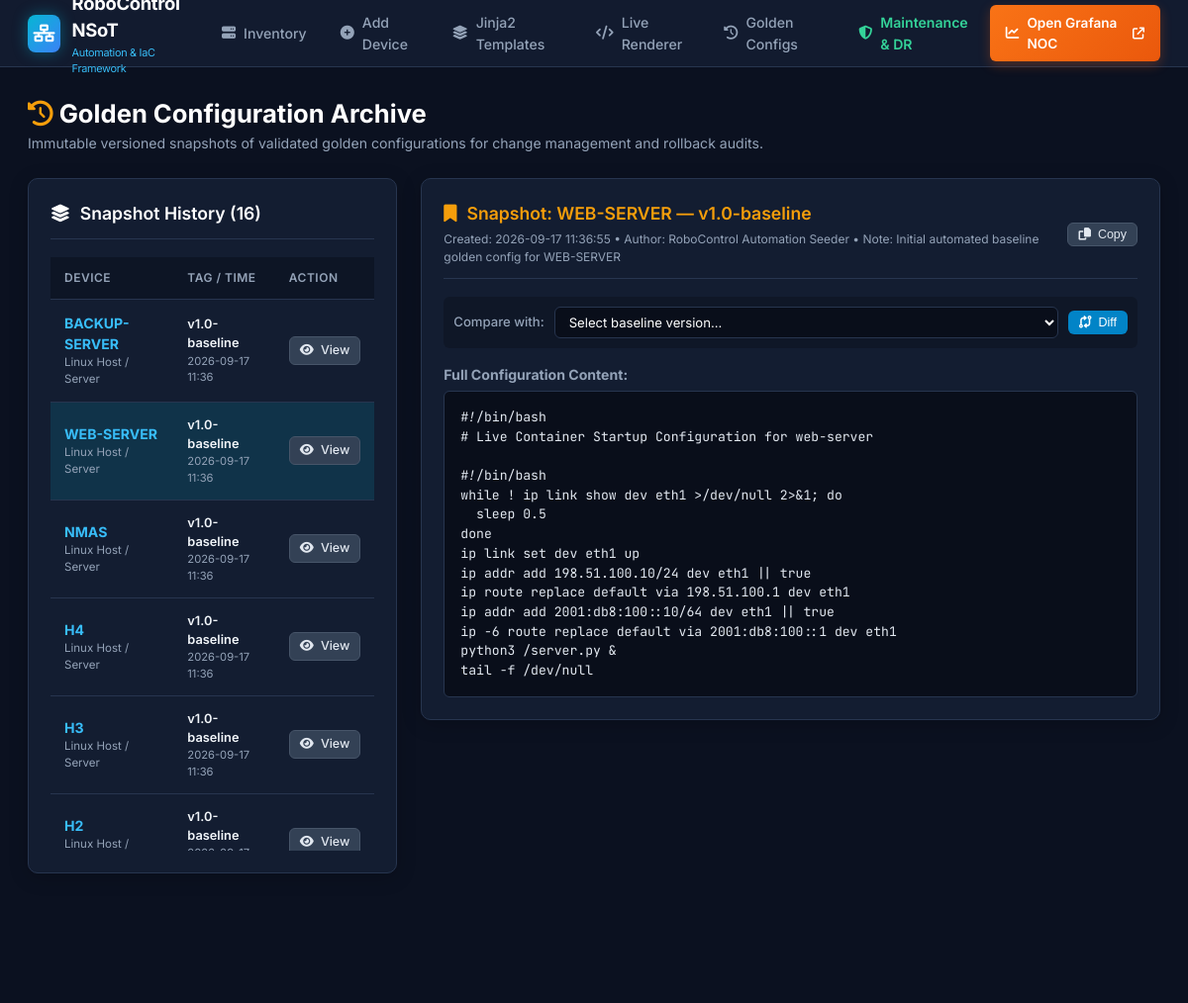
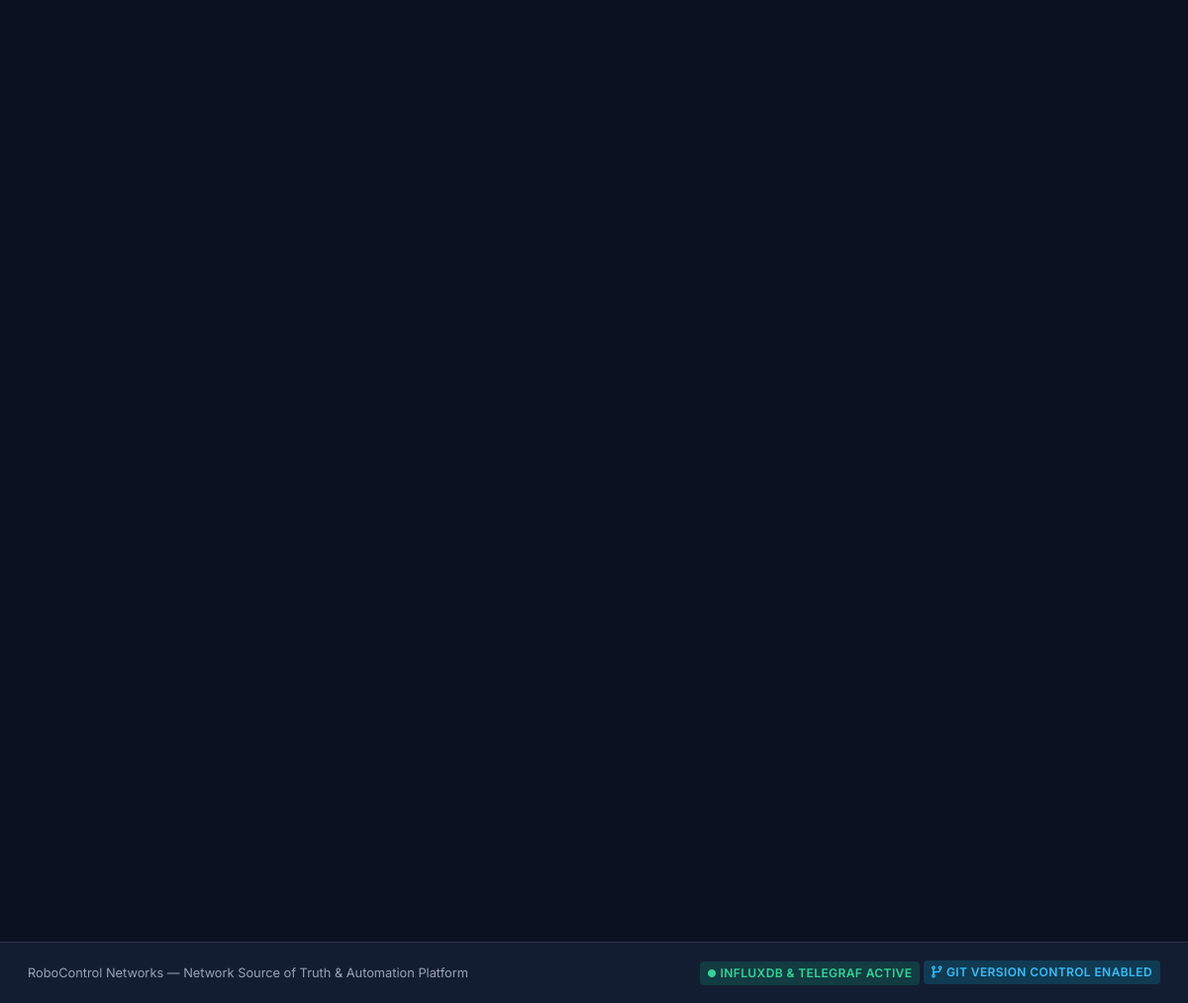
Screenshot of /golden-configs/?id=15 with the database file from the repository (2 pictures, top to bottom).
### automation/models.py (models this page shows, shortened)
class GoldenConfig(models.Model):
    device = models.ForeignKey(Device, on_delete=models.CASCADE, related_name='golden_configs')
    version_tag = models.CharField(max_length=64)
    timestamp = models.DateTimeField(auto_now_add=True)
    config_content = models.TextField()
    change_summary = models.CharField(max_length=255, default="Baseline Golden Config Snapshot")
    created_by = models.CharField(max_length=64, default="Network Automation Engine")
    class Meta:
        ordering = ['-timestamp']

class Device(models.Model):
    DEVICE_TYPES = [
        ('router', 'Router'),
        ('switch', 'Switch'),
        ('host', 'Host'),
        ('nmas', 'NMAS Station'),
        ('server', 'Internet Web Server'),
        ('backup', 'Backup Node'),
    ]
    VENDORS = [
        ('arista', 'Arista cEOS'),
        ('cisco_nxos', 'Cisco NX-OS 9000v'),
        ('cisco_xrv', 'Cisco IOS-XRv 9000'),
        ('sonic', 'SONiC VS (sonic-vs)'),
        ('linux', 'Linux Host / Server'),
    ]
    TIERS = [
        ('distribution', 'Tier 1: Distribution Routers (R1-R2)'),
        ('asbr', 'Tier 2: ASBR Core Routers (R3-R4)'),
        ('pe_router', 'Tier 3: PE WAN Gateway (R5)'),
        ('access_switch', 'Tier 4: Access Switches (S1-S2)'),
        ('core_switch', 'Tier 5: Core Backbone Switches (S3-S4)'),
        ('host', 'End Host (H1-H4)'),
        ('management', 'Management & Automation'),
    ]
    name = models.CharField(max_length=64, unique=True, verbose_name="Hostname / Device Name")
    device_type = models.CharField(max_length=32, choices=DEVICE_TYPES, default='router')
    vendor = models.CharField(max_length=64, choices=VENDORS, default='arista')
    tier = models.CharField(max_length=64, choices=TIERS, default='distribution')
    role = models.CharField(max_length=255, blank=True, verbose_name="Deployment Role")
    public_ip = models.CharField(max_length=64, blank=True, null=True, verbose_name="Public / WAN IP")
    private_ip = models.CharField(max_length=64, blank=True, null=True, verbose_name="Private IP")
    mgmt_ip = models.CharField(max_length=64, blank=True, null=True, verbose_name="Management IP")
    status = models.CharField(max_length=32, default='Online')
    routing_protocols = models.CharField(max_length=128, blank=True, default="OSPF", verbose_name="Routing Protocol(s)")
    bgp_asn = models.IntegerField(blank=True, null=True, verbose_name="BGP Local ASN")
    router_id = models.CharField(max_length=64, blank=True, null=True, verbose_name="Router ID")
    interface_ips = models.TextField(blank=True, verbose_name="Interface IPs / Descriptions")
    vlans = models.CharField(max_length=128, blank=True, verbose_name="VLANs (e.g. 10,20,30)")
    custom_config_yaml = models.TextField(blank=True, verbose_name="YAML Data Model")
    running_config = models.TextField(blank=True, verbose_name="Live Running Configuration")
    template_name = models.CharField(max_length=128, blank=True, default="r1_r2.j2", verbose_name="Jinja2 Template File")
    uploaded_config_file = models.FileField(upload_to='uploaded_configs/', blank=True, null=True, verbose_name="Uploaded Running Config File")
    uploaded_template_file = models.FileField(upload_to='uploaded_templates/', blank=True, null=True, verbose_name="Uploaded Jinja2 Template File")
    last_config_pulled_at = models.DateTimeField(blank=True, null=True)
    created_at = models.DateTimeField(auto_now_add=True)
    updated_at = models.DateTimeField(auto_now=True)
    class Meta:
        ordering = ['name']

### automation/views.py (the view, shortened to what this page needs)
# urls.py: path('golden-configs/', views.golden_configs_list_view, name='golden_configs'),
def golden_configs_list_view(request):
    golden_configs = GoldenConfig.objects.select_related('device').all()
    selected_gc = None
    diff_output = None
    gc_id = request.GET.get('id')
    compare_id = request.GET.get('compare')
    if gc_id:
        selected_gc = get_object_or_404(GoldenConfig, id=gc_id)
    context = {
        'golden_configs': golden_configs,
        'selected_gc': selected_gc,
        'diff_output': diff_output,
    }
    return render(request, 'automation/golden_configs.html', context)

### templates/automation/golden_configs.html (shortened to what this page needs)
{% extends 'automation/base.html' %}
{% block content %}
<div style="margin-bottom: 24px;">
  <h1 style="font-size: 1.6rem; font-weight: 700; color: #ffffff;">
    <i class="fa-solid fa-clock-rotate-left" style="color: var(--accent-amber);"></i> Golden Configuration Archive
  </h1>
  <p style="color: var(--text-muted); font-size: 0.88rem;">Immutable versioned snapshots of validated golden configurations for change management and rollback audits.</p>
</div>
<div style="display: grid; grid-template-columns: 1fr 2fr; gap: 24px;">
  <div class="card">
    <div class="card-header">
      <div class="card-title"><i class="fa-solid fa-layer-group"></i> Snapshot History ({{ golden_configs.count }})</div>
    </div>
    <div class="table-responsive" style="max-height: 600px; overflow-y: auto;">
      <table>
        <thead>
          <tr>
            <th>Device</th>
            <th>Tag / Time</th>
            <th>Action</th>
          </tr>
        </thead>
        <tbody>
          {% for gc in golden_configs %}
          <tr {% if selected_gc and selected_gc.id == gc.id %}style="background: rgba(6, 182, 212, 0.15);"{% endif %}>
            <td>
              <strong style="color: #38bdf8;">{{ gc.device.name|upper }}</strong>
              <div style="font-size: 0.72rem; color: var(--text-muted);">{{ gc.device.get_vendor_display }}</div>
            </td>
            <td>
              <div style="font-weight: 600; font-size: 0.8rem; color: #f1f5f9;">{{ gc.version_tag }}</div>
              <div style="font-size: 0.7rem; color: var(--text-muted);">{{ gc.timestamp|date:"Y-m-d H:i" }}</div>
            </td>
            <td>
              <a href="?id={{ gc.id }}" class="btn btn-secondary btn-sm" title="Inspect Snapshot">
                <i class="fa-solid fa-eye"></i> View
              </a>
            </td>
          </tr>
          {% empty %}
          <tr>
            <td colspan="3" style="text-align: center; color: var(--text-muted); padding: 20px;">No golden configs captured yet.</td>
          </tr>
          {% endfor %}
        </tbody>
      </table>
    </div>
  </div>
  <div>
    {% if selected_gc %}
      <div class="card">
        <div class="card-header">
          <div>
            <div class="card-title" style="color: var(--accent-amber);">
              <i class="fa-solid fa-bookmark"></i> Snapshot: {{ selected_gc.device.name|upper }} &mdash; {{ selected_gc.version_tag }}
            </div>
            <div style="font-size: 0.75rem; color: var(--text-muted); margin-top: 4px;">
              Created: {{ selected_gc.timestamp|date:"Y-m-d H:i:s" }} &bull; Author: {{ selected_gc.created_by }} &bull; Note: {{ selected_gc.change_summary }}
            </div>
          </div>
          <div>
            <button class="btn btn-secondary btn-sm" onclick="navigator.clipboard.writeText(document.getElementById('gcContent').innerText); alert('Golden config copied!');">
              <i class="fa-solid fa-copy"></i> Copy
            </button>
          </div>
        </div>
        <form method="get" style="display: flex; gap: 10px; align-items: center; margin-bottom: 16px; background: rgba(0,0,0,0.2); padding: 10px; border-radius: 6px;">
          <label style="margin: 0; font-size: 0.82rem; color: var(--text-muted); white-space: nowrap;">Compare with:</label>
          <select name="compare" class="form-control" style="padding: 6px 10px; font-size: 0.82rem;">
            <option value="">Select baseline version...</option>
          </select>
          <button type="submit" class="btn btn-primary btn-sm"><i class="fa-solid fa-code-compare"></i> Diff</button>
        </form>
        <h4 style="font-size: 0.88rem; color: var(--text-muted); margin-bottom: 6px;">Full Configuration Content:</h4>
        <pre class="code-box" id="gcContent"><code>{{ selected_gc.config_content }}</code></pre>
      </div>
    {% endif %}
  </div>
</div>
{% endblock %}

### templates/automation/base.html (style rules this page uses)
:root { --bg-main: #0b1120; --bg-card: #131d31; --bg-card-hover: #1e293b; --border-color: #27354f; --text-main: #f1f5f9; --text-muted: #94a3b8; --accent-cyan: #06b6d4; --accent-teal: #10b981; --accent-blue: #3b82f6; --accent-purple: #8b5cf6; --accent-amber: #f59e0b; --accent-red: #ef4444; }
* { box-sizing: border-box; margin: 0; padding: 0; }
body { font-family: 'Inter', -apple-system, BlinkMacSystemFont, sans-serif; background-color: var(--bg-main); color: var(--text-main); line-height: 1.5; min-height: 100vh; display: flex; flex-direction: column; }
.card { background: var(--bg-card); border: 1px solid var(--border-color); border-radius: 10px; padding: 22px; margin-bottom: 24px; box-shadow: 0 4px 20px rgba(0, 0, 0, 0.2); }
.card-header { display: flex; justify-content: space-between; align-items: center; margin-bottom: 18px; padding-bottom: 12px; border-bottom: 1px solid var(--border-color); }
.card-title { font-size: 1.1rem; font-weight: 600; color: #ffffff; display: flex; align-items: center; gap: 10px; }
.btn { display: inline-flex; align-items: center; gap: 7px; padding: 8px 16px; border-radius: 6px; font-size: 0.85rem; font-weight: 500; cursor: pointer; text-decoration: none; border: 1px solid transparent; transition: all 0.2s ease; }
.btn-primary { background: #0284c7; color: #ffffff; }
.btn-secondary { background: #334155; color: #e2e8f0; border-color: #475569; }
.btn-sm { padding: 4px 10px; font-size: 0.78rem; }
.table-responsive { overflow-x: auto; }
table { width: 100%; border-collapse: collapse; font-size: 0.88rem; }
th { text-align: left; padding: 12px 14px; background: #0d1525; color: var(--text-muted); font-weight: 600; border-bottom: 1px solid var(--border-color); text-transform: uppercase; font-size: 0.75rem; letter-spacing: 0.5px; }
td { padding: 13px 14px; border-bottom: 1px solid var(--border-color); color: var(--text-main); }
label { display: block; margin-bottom: 6px; font-size: 0.85rem; font-weight: 500; color: #cbd5e1; }
.form-control { width: 100%; padding: 10px 14px; background: #090e1a; border: 1px solid var(--border-color); border-radius: 6px; color: #ffffff; font-size: 0.88rem; font-family: inherit; transition: border-color 0.2s ease; }
pre, code { font-family: 'JetBrains Mono', monospace; }
.code-box { background: #090e1a; border: 1px solid var(--border-color); border-radius: 6px; padding: 16px; overflow-x: auto; font-size: 0.82rem; color: #e2e8f0; max-height: 500px; }

### rows the page displays
GoldenConfig: device.name "BACKUP-SERVER", device.vendor "Linux Host / Server", version_tag "v1.0-baseline", timestamp "2026-09-17 11:36"
GoldenConfig: device.name "WEB-SERVER", device.vendor "Linux Host / Server", version_tag "v1.0-baseline", timestamp "2026-09-17 11:36", timestamp "2026-09-17 11:36:55", created_by "RoboControl Automation Seeder", change_summary "Initial automated baseline golden config for WEB-SERVER", config_content "#!/bin/bash # Live Container Startup Configuration for web-server #!/bin/bash while ! ip link show dev eth1 >/dev/null 2>&1; do sleep 0.5 done ip link set dev eth1 up ip addr add 198.51.100.10/24 dev eth1 || true ip route replace default via 198.51.100.1 dev eth1 ip addr add 2001:db8:100::10/64 dev eth1 || true ip -6 route replace default via 2001:db8:100::1 dev eth1 python3 /server.py & tail -f /dev/null"
GoldenConfig: device.name "NMAS", device.vendor "Linux Host / Server", version_tag "v1.0-baseline", timestamp "2026-09-17 11:36"
GoldenConfig: device.name "H4", device.vendor "Linux Host / Server", version_tag "v1.0-baseline", timestamp "2026-09-17 11:36"
GoldenConfig: device.name "H3", device.vendor "Linux Host / Server", version_tag "v1.0-baseline", timestamp "2026-09-17 11:36"
GoldenConfig: device.name "H2", device.vendor "Linux Host /…", version_tag "v1.0-baseline"

### other values shown
{{ golden_configs.count }} "16"
